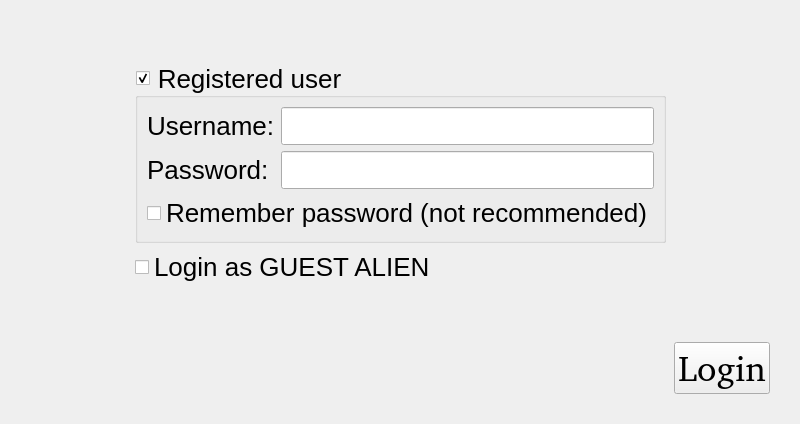
<?xml version="1.0" encoding="UTF-8"?>
<ui version="4.0">
 <class>internetGameLoginDialog</class>
 <widget class="QDialog" name="internetGameLoginDialog">
  <property name="geometry">
   <rect>
    <x>0</x>
    <y>0</y>
    <width>800</width>
    <height>424</height>
   </rect>
  </property>
  <property name="sizePolicy">
   <sizepolicy hsizetype="MinimumExpanding" vsizetype="MinimumExpanding">
    <horstretch>0</horstretch>
    <verstretch>0</verstretch>
   </sizepolicy>
  </property>
  <property name="minimumSize">
   <size>
    <width>800</width>
    <height>424</height>
   </size>
  </property>
  <property name="windowTitle">
   <string>Internet Game Login</string>
  </property>
  <property name="styleSheet">
   <string notr="true">QObject{font: 26px}</string>
  </property>
  <layout class="QGridLayout" name="gridLayout_2">
   <property name="leftMargin">
    <number>30</number>
   </property>
   <property name="topMargin">
    <number>10</number>
   </property>
   <property name="rightMargin">
    <number>30</number>
   </property>
   <property name="bottomMargin">
    <number>30</number>
   </property>
   <item row="1" column="1">
    <widget class="QGroupBox" name="groupBox_reguser">
     <property name="styleSheet">
      <string notr="true"/>
     </property>
     <property name="title">
      <string>Registered user</string>
     </property>
     <property name="checkable">
      <bool>true</bool>
     </property>
     <layout class="QGridLayout" name="gridLayout">
      <item row="0" column="0">
       <widget class="QLabel" name="label">
        <property name="text">
         <string>Username:</string>
        </property>
        <property name="buddy">
         <cstring>lineEdit_username</cstring>
        </property>
       </widget>
      </item>
      <item row="0" column="1">
       <widget class="QLineEdit" name="lineEdit_username">
        <property name="inputMethodHints">
         <set>Qt::ImhNoPredictiveText</set>
        </property>
       </widget>
      </item>
      <item row="1" column="0">
       <widget class="QLabel" name="label_2">
        <property name="text">
         <string>Password:</string>
        </property>
        <property name="buddy">
         <cstring>lineEdit_password</cstring>
        </property>
       </widget>
      </item>
      <item row="1" column="1">
       <widget class="QLineEdit" name="lineEdit_password">
        <property name="echoMode">
         <enum>QLineEdit::Password</enum>
        </property>
       </widget>
      </item>
      <item row="2" column="0" colspan="2">
       <widget class="QCheckBox" name="checkBox_rememberPassword">
        <property name="text">
         <string>Remember password (not recommended)</string>
        </property>
       </widget>
      </item>
     </layout>
    </widget>
   </item>
   <item row="2" column="1">
    <widget class="QCheckBox" name="checkBox_guest">
     <property name="text">
      <string>Login as GUEST ALIEN</string>
     </property>
    </widget>
   </item>
   <item row="4" column="0" colspan="3">
    <layout class="QHBoxLayout" name="horizontalLayout">
     <item>
      <widget class="QLabel" name="label_createAnAccount">
       <property name="styleSheet">
        <string notr="true">font: bold 30px</string>
       </property>
       <property name="openExternalLinks">
        <bool>true</bool>
       </property>
      </widget>
     </item>
     <item>
      <spacer name="horizontalSpacer">
       <property name="orientation">
        <enum>Qt::Horizontal</enum>
       </property>
       <property name="sizeHint" stdset="0">
        <size>
         <width>40</width>
         <height>20</height>
        </size>
       </property>
      </spacer>
     </item>
     <item>
      <widget class="QPushButton" name="pushButton_login">
       <property name="styleSheet">
        <string notr="true">QObject{font: 36px, }</string>
       </property>
       <property name="text">
        <string>Login</string>
       </property>
       <property name="icon">
        <iconset resource="../resources/pokerth.qrc">
         <normaloff>:/gfx/dialog_ok_apply.png</normaloff>:/gfx/dialog_ok_apply.png</iconset>
       </property>
       <property name="iconSize">
        <size>
         <width>32</width>
         <height>32</height>
        </size>
       </property>
       <property name="autoDefault">
        <bool>false</bool>
       </property>
      </widget>
     </item>
    </layout>
   </item>
   <item row="1" column="0">
    <spacer name="horizontalSpacer_2">
     <property name="orientation">
      <enum>Qt::Horizontal</enum>
     </property>
     <property name="sizeHint" stdset="0">
      <size>
       <width>40</width>
       <height>20</height>
      </size>
     </property>
    </spacer>
   </item>
   <item row="1" column="2">
    <spacer name="horizontalSpacer_3">
     <property name="orientation">
      <enum>Qt::Horizontal</enum>
     </property>
     <property name="sizeHint" stdset="0">
      <size>
       <width>40</width>
       <height>20</height>
      </size>
     </property>
    </spacer>
   </item>
   <item row="3" column="1">
    <spacer name="verticalSpacer">
     <property name="orientation">
      <enum>Qt::Vertical</enum>
     </property>
     <property name="sizeHint" stdset="0">
      <size>
       <width>20</width>
       <height>40</height>
      </size>
     </property>
    </spacer>
   </item>
   <item row="0" column="1">
    <spacer name="verticalSpacer_3">
     <property name="orientation">
      <enum>Qt::Vertical</enum>
     </property>
     <property name="sizeHint" stdset="0">
      <size>
       <width>20</width>
       <height>40</height>
      </size>
     </property>
    </spacer>
   </item>
  </layout>
 </widget>
 <tabstops>
  <tabstop>groupBox_reguser</tabstop>
  <tabstop>lineEdit_username</tabstop>
  <tabstop>lineEdit_password</tabstop>
  <tabstop>checkBox_rememberPassword</tabstop>
  <tabstop>checkBox_guest</tabstop>
  <tabstop>pushButton_login</tabstop>
 </tabstops>
 <resources>
  <include location="../resources/pokerth.qrc"/>
 </resources>
 <connections>
  <connection>
   <sender>pushButton_login</sender>
   <signal>clicked()</signal>
   <receiver>internetGameLoginDialog</receiver>
   <slot>accept()</slot>
   <hints>
    <hint type="sourcelabel">
     <x>176</x>
     <y>180</y>
    </hint>
    <hint type="destinationlabel">
     <x>284</x>
     <y>216</y>
    </hint>
   </hints>
  </connection>
 </connections>
</ui>
